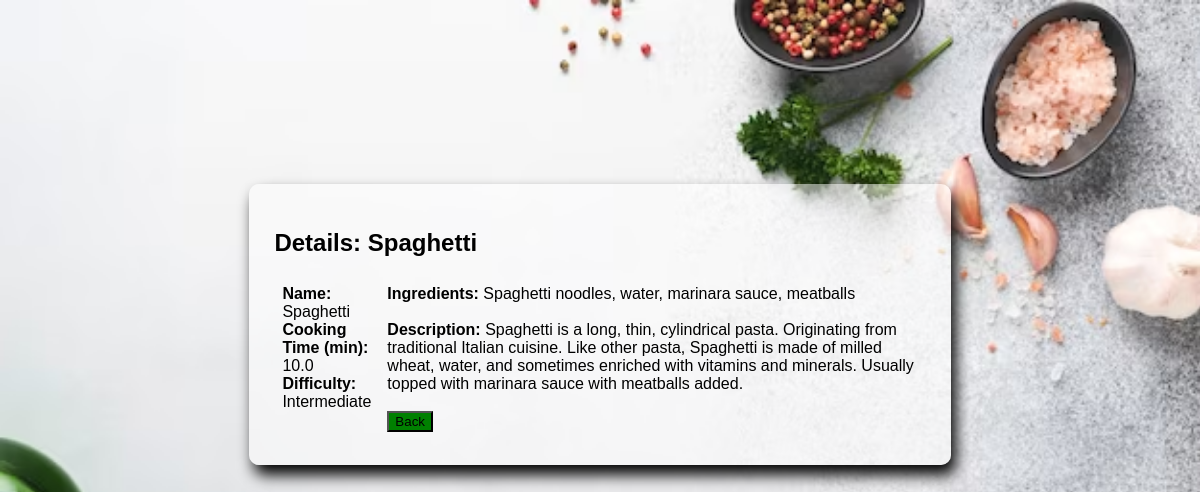
The app's page /list/2 (signed in) with its own data.
### recipes/models.py (models this page shows, shortened)
class Recipe (models.Model):
    name = models.CharField(max_length=120)
    cooking_time = models.FloatField(help_text='in minutes')
    ingredients = models.CharField(max_length=350)
    description = models.TextField()
    pic = models.ImageField(upload_to='recipes', default='no_image.svg')
    def calculate_difficulty(self):
        ingredients = self.ingredients.split(', ')
        if self.cooking_time < 10 and len(ingredients) < 7:
            difficulty = 'Easy'
        elif self.cooking_time < 10 and len(ingredients) >= 7:
            difficulty = 'Medium'
        elif self.cooking_time >= 10 and len(ingredients) < 7:
            difficulty = 'Intermediate'
        elif self.cooking_time >= 10 and len(ingredients) >= 7:
            difficulty = 'Hard'
        return difficulty

### recipes/views.py (the view)
# urls.py: path('list/<pk>', RecipeDetailView.as_view(), name='detail'),
class RecipeDetailView(LoginRequiredMixin, DetailView):
    model = Recipe
    template_name = 'recipes/detail.html'

### recipes/templates/recipes/detail.html (shortened to what this page needs)
{% load static %}
<!DOCTYPE html>
<html lang="en">
<head>
  <link rel="stylesheet" type="text/css" href="{% static 'recipes/css/styles.css' %}">
</head>
<div class="details_modal">
  <h2>Details: {{object.name}}</h2>
  <div class="details_body">
    <div class="details_short">
      <b>Name: </b> {{object.name}} <br>
      <b>Cooking Time (min): </b> {{object.cooking_time}} <br>
      <b>Difficulty: </b> {{object.calculate_difficulty}} <br><br>
    </div>
    <div class="details_long">
      <b>Ingredients: </b> {{object.ingredients}} <br><br>
      <b>Description: </b> {{object.description}} <br><br>
      <button onclick="goBack()" class="login_btn">Back</button>
    </div>
  </div>
</div>
</html>

### recipes/static/recipes/css/styles.css (style rules this page uses)
.details_modal { width: 55%; background-color: rgba(255, 255, 255, 0.5); border-radius: 10px; padding: 25px; box-shadow: 5px 10px 15px; margin: 0 auto; margin-top: 23vh; font-family: 'Roboto Mono', 'Calibri', 'Trebuchet MS', sans-serif; }
.details_body { display: flex; }
.details_short, .details_long { padding: 8px; }
button.login_btn { background-color: green; }

### records on screen
Recipe: name "Spaghetti", cooking_time "10.0", calculate_difficulty "Intermediate", ingredients "Spaghetti noodles, water, marinara sauce, meatballs", description "Spaghetti is a long, thin, cylindrical pasta. Originating from traditional Italian cuisine. Like other pasta, Spaghetti is made of milled wheat, water, and sometimes enriched with vitamins and minerals. Usually topped with marinara sauce with meatballs added."
